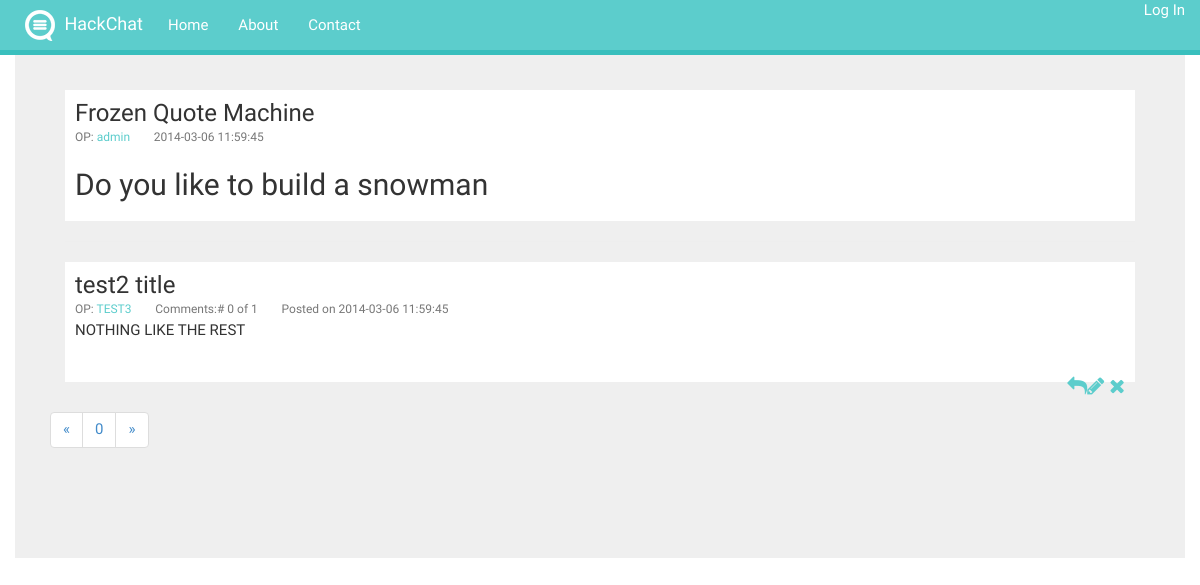
Page /replies.php?&thread=Frozen Quote Machine&id=1 on the committed database.
### tables this page shows
CREATE TABLE thread(
thread_id INT(5) NOT NULL AUTO_INCREMENT,
thread_board_id INT(5) NOT NULL,
thread_user VARCHAR(30) NOT NULL,
thread_name VARCHAR(75) NOT NULL,
thread_description VARCHAR(100) NOT NULL,
thread_date DATETIME NOT NULL,
PRIMARY KEY (thread_id));

CREATE TABLE reply (reply_id INT(5) NOT NULL AUTO_INCREMENT,
              reply_user VARCHAR(30) NOT NULL,
              reply_thread_id INT(5) NOT NULL,
              reply_reply_id INT(5) NOT NULL,
              reply_reply_to_id INT(5) NOT NULL,
              reply_title VARCHAR(75) NOT NULL,
              reply_post  VARCHAR(1000) NOT NULL,
              reply_date DATETIME NOT NULL,
              PRIMARY KEY (reply_id));

### replies.php (the view, shortened to what this page needs)
<?php include 'include/nav.php';?>
<?php
$query = "SELECT * from reply where reply_thread_id =".$_REQUEST['id'];
$result = mysql_query($query) or die('Query failed: ' . mysql_error());
$query2 = "SELECT * from thread where thread_id =".$_REQUEST['id'];
$result2 = mysql_query($query2) or die('Query failed: ' . mysql_error());
$query3 = "SELECT * from thread where thread_id =".$_REQUEST['id'];
$result3 = mysql_query($query3) or die('Query failed: ' . mysql_error());
$query4 = "SELECT * from thread where thread_id =".$_REQUEST['id'];
$result4 = mysql_query($query4) or die('Query failed: ' . mysql_error());
?>
  <div class="content">
    <div class="container">
      <div class="post">
        <h3><?php echo $_REQUEST['thread']?></h3>
        <h6>OP: <a href="profile.html"><?php echo mysql_fetch_object($result4)->thread_user;?></a></h6> <h6><?php echo mysql_fetch_object($result2)->thread_date;?></h6>
        <h2><?echo mysql_fetch_object($result3)->thread_description;
        ?> </h2>
      </div>
      <hr>
<?php
$start =0;
$end   =5;
$count = mysql_num_rows($result);
$url = "replies.php?thread=".urlencode($_GET[thread]).'&id='.$_GET[id];
    if ($result){
      for($num=$start; $num<$end;$num++) {
      $row = mysql_fetch_array($result);
      if ($row!=null){
          $id = $row['reply_id'];
          echo '<div class="post">
            <h3>'.$row["reply_title"].'</h3>
            <h6>OP: <a href="profile.html">'.$row["reply_user"].'</a></h6> <h6>Comments:# '. $num  .' of   '.$count.'</h6>
            <h6>Posted on '.$row["reply_date"].'</h6>
        <p>'.$row["reply_post"].'</p>
        <br>
        <div class="pull-right" style="font-size:20px">
          <a href="#"><i class="fa fa-reply"></i></a>';
echo $buttons = <<<EOD
<a href=""><i class="fa fa-pencil"></i></a>
<a href=delete.php?reply_id="$id"><i class="fa fa-times"></i></a>
    </div>
</div>
EOD;
}
      }
    }
    else {
        echo "<h1>There are no replies yet, Add one now!</h1>";
    }
echo'<div class="row"> <ul class="pagination">
  <li><a href="#">
    &laquo;
  </a></li>';
for ($i = 0; $i < ($count/5); $i++) {
echo '<li><a href="'.$url.'&page='.$i.'">'.$i.'</a></li>';
  }
echo '<li><a href="#">&raquo;</a></li></ul></div>';
?>

### rows in the picture
thread: thread_user "admin", thread_date "2014-03-06 11:59:45", thread_description "Do you like to build a snowman"
reply: reply_title "test2 title", reply_user "TEST3", reply_date "2014-03-06 11:59:45", reply_post "NOTHING LIKE THE REST"

### other values in the picture
$_REQUEST['thread'] "Frozen Quote Machine"
